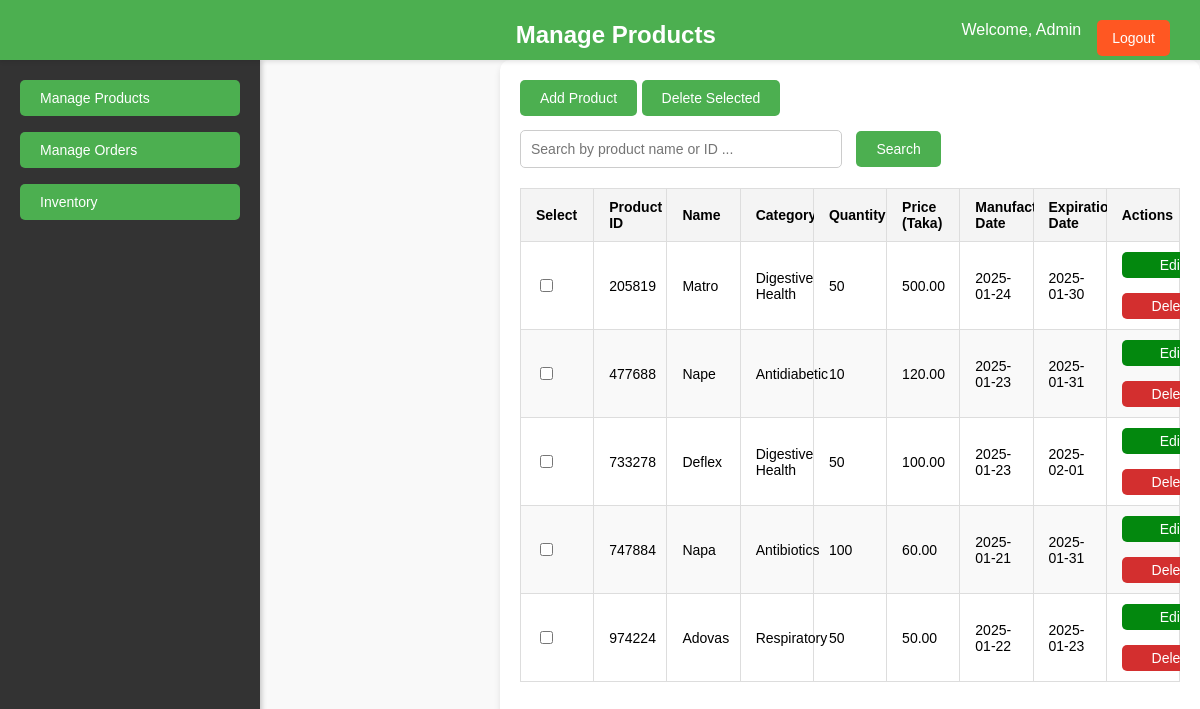
The page /View/Products.php (signed in) on the database its author committed.
### tables this page shows
CREATE TABLE `products` (
  `productID` varchar(20) NOT NULL,
  `name` varchar(255) NOT NULL,
  `category` varchar(50) NOT NULL,
  `quantity` int(11) NOT NULL,
  `price` decimal(10,2) NOT NULL,
  `manufactureDate` date NOT NULL,
  `expirationDate` date NOT NULL
);

### View/Products.php (the view, shortened to what this page needs)
<?php
include('../Model/db_connect.php');
$searchQuery = isset($_POST['search']) ? $_POST['search'] : '';
$sql = "SELECT * FROM products WHERE productID LIKE '%$searchQuery%' OR name LIKE '%$searchQuery%'";
$result = $conn->query($sql);
?>
<!DOCTYPE html>
<html lang="en">
<head>
    <link rel="stylesheet" href="products.css">
</head>
<body>
<header>
    <div class="header-title">Manage Products</div>
    <div class="header-right">
        <span>Welcome, Admin</span>
        <form method="POST" style="display:inline;">
                    <button type="submit" name="logout" class="logout-btn">Logout</button>
                </form>
    </div>
</header>
<div class="main-container">
    <aside class="sidebar">
        <a href="Products.php"><button class="sidebar-btn">Manage Products</button></a>
        <a href="Orders.php"><button class="sidebar-btn">Manage Orders</button></a>
        <a href="Inventory.php"><button class="sidebar-btn">Inventory</button></a>
    </aside>
    <div class="container">
        <div class="product-actions">
            <div>
                <a href="Add_product.php"><button class="action-btn" id="addProductBtn">Add Product</button></a>
                <button class="action-btn" id="deleteSelectedBtn">Delete Selected</button>
            </div>
            <div>
                <form method="POST" action="Products.php">
                    <input type="text" id="searchProductInput" name="search" placeholder="Search by product name or ID ..." />
                    <button type="submit" class="action-btn" id="searchProductBtn">Search</button>
                </form>
            </div>
        </div>
        <div class="product-table-container">
            <table class="product-table">
                <thead>
                    <tr>
                        <th>Select</th>
                        <th>Product ID</th>
                        <th>Name</th>
                        <th>Category</th>
                        <th>Quantity</th>
                        <th>Price (Taka)</th>
                        <th>Manufacturing Date</th>
                        <th>Expiration Date</th>
                        <th>Actions</th>
                    </tr>
                </thead>
                <tbody id="productTableBody">
                    <?php
                    if ($result->num_rows > 0) {
                        while ($row = $result->fetch_assoc()) {
                            echo "<tr>
                                    <td><input type='checkbox' name='selectProduct' value='" . $row['productID'] . "'></td>
                                    <td>" . $row['productID'] . "</td>
                                    <td>" . $row['name'] . "</td>
                                    <td>" . $row['category'] . "</td>
                                    <td>" . $row['quantity'] . "</td>
                                    <td>" . $row['price'] . "</td>
                                    <td>" . $row['manufactureDate'] . "</td>
                                    <td>" . $row['expirationDate'] . "</td>
                                    <td>
                                        <a href='edit_product.php?productID=" . $row['productID'] . "'>
                                            <button class='action-btn-edit'>Edit</button>
                                        </a>
                                        <form method='POST' action='../Model/Delete_product.php' style='display:inline;'>
                                            <input type='hidden' name='productID' value='" . $row['productID'] . "'>
                                            <button type='submit' class='action-btn-delete'>Delete</button>
                                        </form>
                                    </td>
                                </tr>";
                        }
                    } else {
                        echo "<tr><td colspan='9'>No products available</td></tr>";
                    }
                    ?>
                </tbody>
            </table>
        </div>
    </div>
</div>
</body>
</html>

### View/products.css (style rules this page uses)
body { font-family: Arial, sans-serif; margin: 0; padding: 0; background-color: #f9f9f9; height: 100vh; display: flex; flex-direction: column; }
header { background-color: #4CAF50; color: white; display: flex; justify-content: space-between; align-items: center; padding: 0 20px; font-size: 24px; font-weight: bold; height: 60px; box-shadow: 0 2px 4px rgba(0, 0, 0, 0.1); position: fixed; top: 0; left: 0; width: 100%; z-index: 1000; }
.header-title { text-align: center; flex-grow: 1; margin-left: 250px; padding-top: 10px; }
.header-right { display: flex; align-items: center; gap: 1rem; }
.header-right span { font-size: 16px; font-weight: normal; }
.logout-btn { background-color: #FF5722; color: white; border: none; padding: 10px 15px; border-radius: 5px; cursor: pointer; font-size: 14px; transition: background-color 0.3s ease; margin-right: 50px; }
.main-container { display: flex; justify-content: flex-start; margin-top: 60px; height: calc(100vh - 60px); overflow: hidden; }
.container { margin-left: 500px; padding: 20px; max-width: 1100px; background-color: white; border-radius: 10px; box-shadow: 0 4px 6px rgba(0, 0, 0, 0.1); flex: 1; overflow: hidden; display: flex; flex-direction: column; }
.product-table-container { flex: 1; overflow-y: auto; }
.product-table { width: 100%; border-collapse: collapse; table-layout: fixed; }
.product-table th, .product-table td { padding: 10px 15px; text-align: left; border: 1px solid #ddd; font-size: 14px; }
.product-table th { background-color: #f4f4f4; font-weight: bold; position: sticky; top: 0; z-index: 2; }
.product-table tbody tr:nth-child(even) { background-color: #f9f9f9; }
.sidebar { position: fixed; top: 60px; left: 0; height: calc(100% - 60px); width: 220px; background-color: #333; color: white; padding: 20px; box-shadow: 2px 0 5px rgba(0, 0, 0, 0.2); display: flex; flex-direction: column; gap: 1rem; }
.sidebar-btn { background-color: #4CAF50; color: white; padding: 10px 20px; border: none; border-radius: 5px; font-size: 14px; cursor: pointer; text-align: left; transition: background-color 0.3s ease; width: 100%; box-sizing: border-box; }
.product-actions { display: flex; justify-content: space-between; flex-wrap: wrap; align-items: center; margin-bottom: 20px; }
#searchProductInput { padding: 10px; border: 1px solid #ccc; border-radius: 5px; width: 300px; margin-right: 10px; font-size: 14px; }
.action-btn-edit, .action-btn-delete { border: none; padding: 5px 15px; border-radius: 5px; cursor: pointer; font-size: 14px; transition: background-color 0.3s ease; width: 100px; text-align: center; }
.action-btn-edit { background-color: #03880e; color: white; }
.action-btn-delete { background-color: #D32F2F; color: white; }
.action-btn { background-color: #4CAF50; color: white; padding: 10px 20px; border: none; border-radius: 5px; font-size: 14px; cursor: pointer; }
form input, form select { width: 100%; padding: 10px; margin-top: 5px; border: 1px solid #ccc; border-radius: 5px; }
form button { margin-top: 15px; padding: 10px 20px; background-color: #4CAF50; color: white; border: none; border-radius: 5px; cursor: pointer; font-size: 16px; }

### rows shown on the page
products: productID "205819", name "Matro", category "Digestive Health", quantity "50", price "500.00", manufactureDate "2025-01-24", expirationDate "2025-01-30"
products: productID "477688", name "Nape", category "Antidiabetic", quantity "10", price "120.00", manufactureDate "2025-01-23", expirationDate "2025-01-31"
products: productID "733278", name "Deflex", category "Digestive Health", quantity "50", price "100.00", manufactureDate "2025-01-23", expirationDate "2025-02-01"
products: productID "747884", name "Napa", category "Antibiotics", quantity "100", price "60.00", manufactureDate "2025-01-21", expirationDate "2025-01-31"
products: productID "974224", name "Adovas", category "Respiratory", quantity "50", price "50.00", manufactureDate "2025-01-22", expirationDate "2025-01-23"
